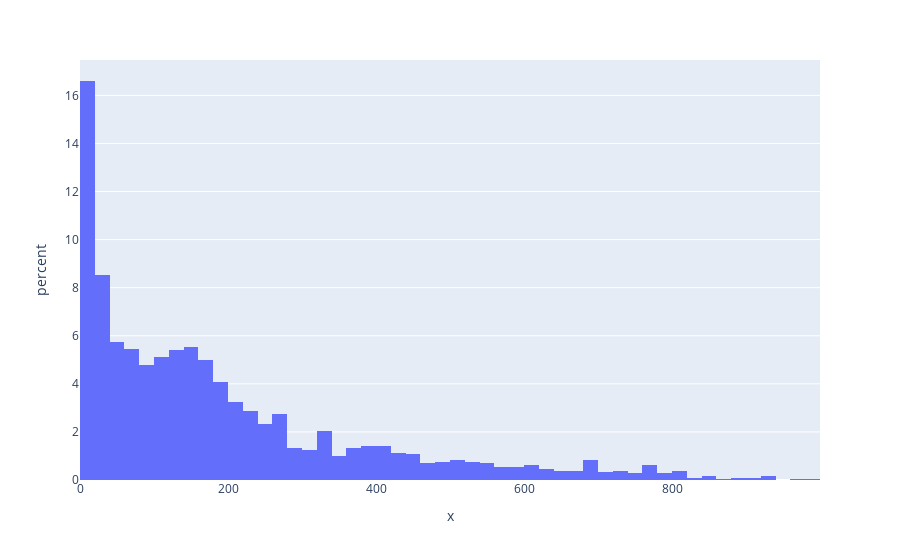

Notebook code cell kept with this figure:
### Code cell
fig = px.histogram(x=playoffs_df['MIN'], histnorm='percent')
fig.show()

### Figure 1 — Plotly figure (JSON) as saved in the notebook; plotly's stock layout.template omitted (floating-point values rounded to 4 significant figures; data arrays with more than 128 entries replaced by an {"elided": "..."} marker saying what was removed)
{"data": [{"alignmentgroup": "True", "bingroup": "x", "histnorm": "percent", "hovertemplate": "x=%{x}<br>percent=%{y}<extra></extra>", "legendgroup": "", "marker": {"color": "#636efa", "pattern": {"shape": ""}}, "name": "", "offsetgroup": "", "orientation": "v", "showlegend": false, "type": "histogram", "x": {"elided": "2145 int values"}, "xaxis": "x", "yaxis": "y"}], "layout": {"barmode": "relative", "legend": {"tracegroupgap": 0}, "margin": {"t": 60}, "xaxis": {"anchor": "y", "domain": [0, 1], "title": {"text": "x"}}, "yaxis": {"anchor": "x", "domain": [0, 1], "title": {"text": "percent"}}}}
